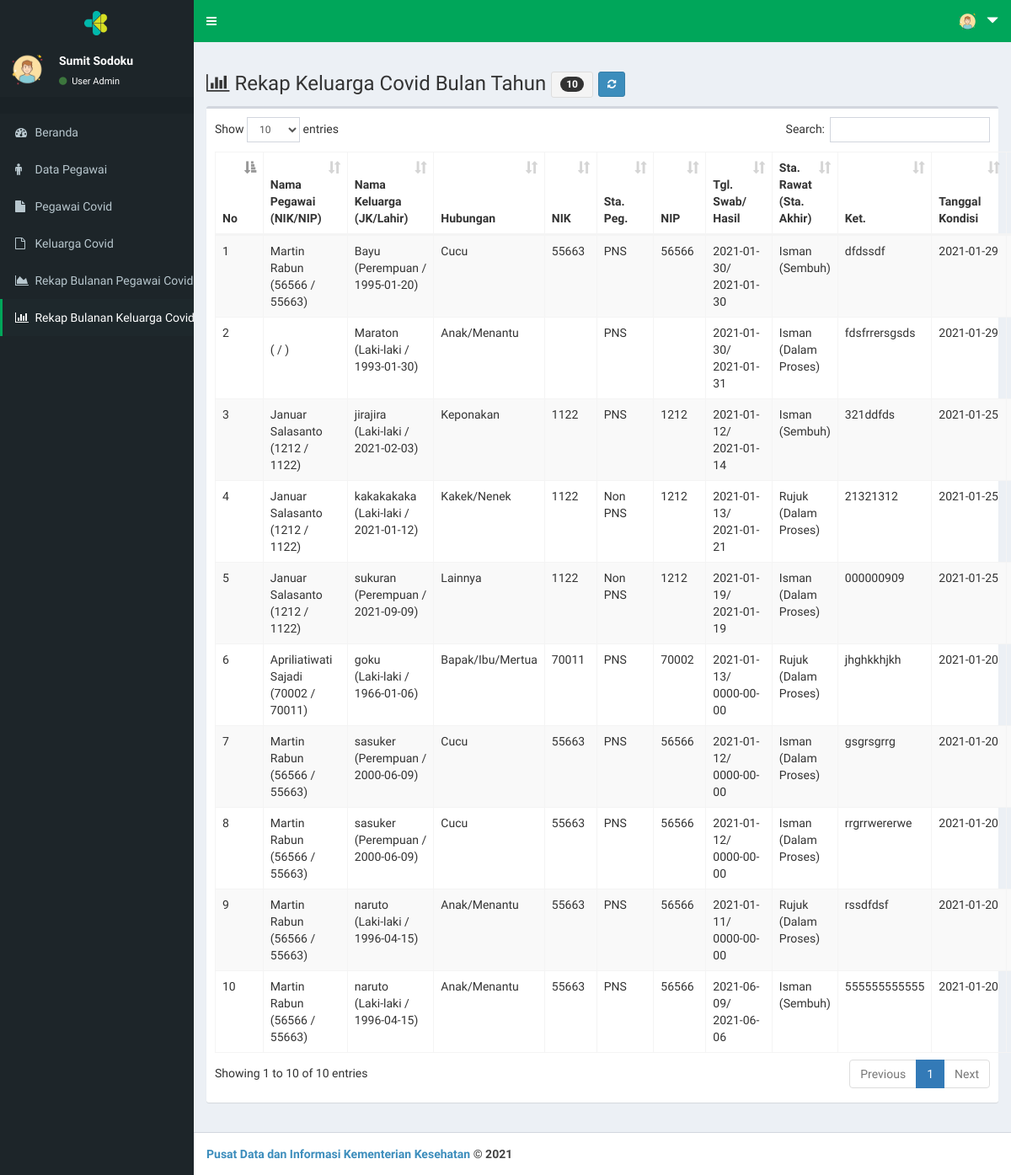
Screenshot of /page/index.php?menu=rekkel_detail&rekkel_id=8 (signed in) with the database file from the repository.
### tables this page shows
CREATE TABLE `tb_user` (
  `user_id` int(11) NOT NULL,
  `user_nama` varchar(30) NOT NULL,
  `user_email` varchar(30) NOT NULL,
  `user_telp` varchar(15) NOT NULL,
  `user_akses` enum('Super','Admin') NOT NULL,
  `user_org` varchar(100) NOT NULL,
  `user_orgsat` varchar(100) NOT NULL,
  `user_orgunit` varchar(100) NOT NULL,
  `user_name` varchar(15) NOT NULL,
  `user_pass` varchar(40) NOT NULL,
  `user_nip` varchar(20) NOT NULL,
  `user_nik` varchar(20) NOT NULL
);

CREATE TABLE `tb_kel` (
  `kel_id` int(11) NOT NULL,
  `kel_peg_id` int(11) NOT NULL,
  `kel_peg_nama` varchar(30) NOT NULL,
  `kel_peg_nip` varchar(20) NOT NULL,
  `kel_peg_nik` varchar(20) NOT NULL,
  `kel_nama` varchar(30) NOT NULL,
  `kel_jk` enum('Laki-laki','Perempuan') NOT NULL,
  `kel_hubungan` enum('Suami/Istri','Anak/Menantu','Bapak/Ibu/Mertua','Kakak/Adik','Kakek/Nenek','Cucu','Paman/Bibi','Sepupu','Keponakan','Teman','Lainnya') NOT NULL,
  `kel_tgllahir` date NOT NULL,
  `kel_nik` varchar(20) NOT NULL,
  `kel_stapeg` varchar(30) NOT NULL,
  `kel_unitkerja` varchar(40) NOT NULL,
  `kel_nip` varchar(20) NOT NULL,
  `kel_tglswab` date NOT NULL,
  `kel_tglhasil` date NOT NULL,
  `kel_starawat` enum('Isman','Rujuk') NOT NULL,
  `kel_staakhir` enum('Dalam Proses','Sembuh','Meninggal') NOT NULL,
  `kel_ket` text NOT NULL,
  `kel_tgl` date NOT NULL,
  `kel_tglinput` date NOT NULL
);

### page/rekkel_detail.php (the view, shortened to what this page needs)
<?php
  $rekkel_id = $_GET['rekkel_id'];
  $query1  = mysqli_query($koneksi,"SELECT * FROM tb_rekkel WHERE rekkel_id='$rekkel_id'");
  $data1   = mysqli_fetch_array($query1);
  $rekkel_tahun = $data1['rekkel_tahun'];
  $rekkel_bulan0 = $data1['rekkel_bulan'];
  $rekkel_bulan  = date('m',strtotime($rekkel_bulan0));
?>
<!DOCTYPE html>
<html>
<head>
</head>
<body>
    <div class="row">
    <div class="col-xs-12 col-md-12">
      <h3><span class="fa fa-bar-chart"></span>
        Rekap Keluarga Covid Bulan <?php echo $rekap_bulan0; ?> Tahun <?php echo $rekap_tahun; ?>
        <?php
          $qjumlah = mysqli_query($koneksi,"SELECT * FROM tb_kel WHERE YEAR(kel_tgl)='$rekkel_tahun'  AND  MONTH(kel_tgl)='$rekkel_bulan' ORDER BY kel_id DESC");
          $jumlah = mysqli_num_rows($qjumlah);
        ?>
        <button class="btn btn-sm btn-default"><span class="badge"><?php echo $jumlah; ?></span></button>
        <a href="?menu=rekkel_detail&rekkel_id=<?php echo $rekkel_id; ?>" class="btn btn-sm btn-primary"><span class="fa fa-refresh"></a>
    </h3>
    </div>
  </div>
  <div class="box">
        <div class="box-body">
            <table id="example1" class="table table-bordered table-striped">
              <thead>
                <tr>
                  <th>No</th>
                  <th>Nama Pegawai (NIK/NIP)</th>
                  <th>Nama Keluarga (JK/Lahir)</th>
                  <th>Hubungan</th>
                  <th>NIK</th>
                  <th>Sta. Peg.</th>
                  <th>NIP</th>
                  <th>Tgl. Swab/ Hasil</th>
                  <th>Sta. Rawat (Sta. Akhir)</th>
                  <th>Ket.</th>
                  <th>Tanggal Kondisi</th>
                  <th>Opsi</th>
                </tr>
              </thead>
              <tbody>
          <?php
              $no = 1;
              $sql = $koneksi->query("SELECT * FROM tb_kel WHERE YEAR(kel_tgl)='$rekkel_tahun'  AND  MONTH(kel_tgl)='$rekkel_bulan' ORDER BY kel_id DESC");
              while ($data=$sql->fetch_assoc()) {
          ?>
            <tr>
                <td> <?php echo $no++; ?> </td>
                <td> <?php echo $data['kel_peg_nama']; ?>
                  <br>
                  <?php echo "(".$data['kel_peg_nip']." / ".$data['kel_peg_nik'].")"    ; ?></td>
                <td> <?php echo $data['kel_nama']; ?>
                  <br>
                <?php echo "(".$data['kel_jk']." / ".$data['kel_tgllahir'].")"    ; ?></td>
                <td> <?php echo $data['kel_hubungan']; ?></td>
                <td> <?php echo $data['kel_peg_nik']; ?></td>
                <td> <?php echo $data['kel_stapeg']; ?></td>
                <td> <?php echo $data['kel_peg_nip']; ?></td>
                <td> <?php echo $data['kel_tglswab']."/"; ?>
                  <br>
                  <?php echo $data['kel_tglhasil']; ?>
                </td>
                <td> <?php echo $data['kel_starawat']; ?>
                  <br>
                  <?php echo "(".$data['kel_staakhir'].")"; ?>
                </td>
                <td> <?php echo $data['kel_ket']; ?></td>
                <td> <?php echo $data['kel_tgl']; ?></td>
                <td>
                </td>
            </tr>
              <?php
              }
          ?>
              </tbody>
          </table>
      </div>
  </div>
</body>
</html>

### page/index.php (shortened to what this page needs)
<?php
  include "../inc/koneksi.php";
  $qprofil        = mysqli_query($koneksi,"SELECT * FROM tb_user WHERE user_id='$_SESSION[userweb]'");
  $profil         = mysqli_fetch_array($qprofil);
?>
<!DOCTYPE html>
<html>
  <head>
    <link rel="stylesheet" href="../lte/bootstrap/css/bootstrap.min.css">
    <link rel="stylesheet" href="https://cdnjs.cloudflare.com/ajax/libs/font-awesome/4.5.0/css/font-awesome.min.css">
    <link rel="stylesheet" href="https://cdnjs.cloudflare.com/ajax/libs/ionicons/2.0.1/css/ionicons.min.css">
    <link rel="stylesheet" href="../lte/dist/css/AdminLTE.min.css">
    <link rel="stylesheet" href="../lte/plugins/datatables/dataTables.bootstrap.css">
    <link rel="stylesheet" href="../lte/dist/css/skins/_all-skins.css">
    <link rel="stylesheet" href="../inc/mystyle.css">
  </head>
  <body class="hold-transition skin-green">
  <div class="wrapper">
    <header class="main-header">
      <a href="" class="logo" style=" background-color: #1d2529 !important">
       <img src="kmk.png" alt="" style="width: 30px !important;">
      </a>
      <nav class="navbar  navbar-static-top" role="navigation">
        <a href="#" class="sidebar-toggle" data-toggle="offcanvas" role="button">
        </a>
      <div class="navbar-custom-menu">
        <ul class="nav navbar-nav">
          <li class="dropdown user user-menu">
            <a href="#" class="dropdown-toggle" data-toggle="dropdown">
              <img src="../lte/dist/img/m.png" class="user-image" alt="User Image">
              <span class="hidden-xs"><span class="glyphicon glyphicon-triangle-bottom"></span></span>
            </a>
          </li>
        </ul>
      </div>
    </nav>
  </header>
    <aside class="main-sidebar" style=" background-color: #1d2529 !important">
    <section class="sidebar" style="color: #ffffff !important">
      <div class="user-panel">
        <div class="pull-left image">
          <img src="../lte/dist/img/m.png" class="img-circle" alt="User Image">
        </div>
        <div class="pull-left info">
          <p><?php echo $profil['user_nama']; ?></p>
          <a href="#">
            <i class="fa fa-circle text-success"></i> User <?php echo $profil['user_akses']; ?></a>
        </div>
      </div>
      <?php
        @$menu= $_GET['menu'];
      ?>
      <ul class="sidebar-menu">
        <li class="header"></li>
        <li <?php if (
          $menu=="" ||
          $menu=="dashboard"
          ){echo "class='active'";} ?>>
            <a href="?menu=dashboard">
              <i class="fa fa-dashboard"></i>
              <span>Beranda
              </span>
            </a>
        </li>
<?php if($profil['user_akses']!='Umum'){ ?>
        <li <?php if (
          $menu=="peg_data" ||
          $menu=="peg_tambah" ||
          $menu=="peg_edit" ||
          $menu=="peg_hapus"||
          $menu=="peg_hapus_semua"||
          $menu=="kon_data"||
          $menu=="kon_edit"||
          $menu=="kon_tambah"||
          $menu=="kel_data"||
          $menu=="kel_edit"||
          $menu=="kel_tambah"||
          $menu=="kel_tambah_lama"||
          $menu=="kel_identitas"||
          $menu=="kel_identitas_edit"||
          $menu=="kel_identitas_hapus"
          ){echo "class='active'";} ?>>
            <a href="?menu=peg_data">
              <i class="fa fa-male"></i>
              <span>Data Pegawai
              </span>
            </a>
        </li>
        <li <?php if (
          $menu=="vkon_data"||
          $menu=="vkon_tambah"||
          $menu=="vkon_hapus"
          ){echo "class='active'";} ?>>
            <a href="?menu=vkon_data">
              <i class="fa fa-file"></i>
              <span>Pegawai Covid
              </span>
            </a>
        </li>
        <li <?php if (
          $menu=="vkel_data"||
          $menu=="vkel_tambah"||
          $menu=="vkel_hapus"
          ){echo "class='active'";} ?>>
            <a href="?menu=vkel_data">
              <i class="fa fa-file-o"></i>
              <span>Keluarga Covid
              </span>
            </a>
        </li>
        <li <?php if (
          $menu=="rekkon_data"||
          $menu=="rekkon_rekap"||
          $menu=="rekkon_detail"
          ){echo "class='active'";} ?>>
            <a href="?menu=rekkon_data">
              <i class="fa fa-area-chart"></i>
              <span>Rekap Bulanan Pegawai Covid
              </span>
            </a>
        </li>
        <li <?php if (
          $menu=="rekkel_data"||
          $menu=="rekkel_rekap"||
          $menu=="rekkel_detail"
          ){echo "class='active'";} ?>>
            <a href="?menu=rekkel_data">
              <i class="fa fa-bar-chart"></i>
              <span>Rekap Bulanan Keluarga Covid
              </span>
            </a>
        </li>
<?php } ?>
      </ul>
    </section>
  </aside>
  <div class="content-wrapper">
    <section class="content">
      <?php
        switch($_GET['menu']){
          case 'rekkel_detail':
          include "rekkel_detail.php";
          break;
                ?>
                <?php
        }
      ?>
    </section>
  </div>
  <footer class="main-footer">
    <strong><a href="">Pusat Data dan Informasi Kementerian Kesehatan</a> &copy; 2021 </a>
  </footer>
</div>
</body>
</html>

### rows the page displays
tb_user: user_nama "Sumit Sodoku", user_akses "Admin"
tb_kel: kel_peg_nama "Martin Rabun", kel_peg_nip "56566", kel_peg_nik "55663", kel_nama "Bayu", kel_jk "Perempuan", kel_tgllahir "1995-01-20", kel_hubungan "Cucu", kel_stapeg "PNS", kel_tglswab "2021-01-30", kel_tglhasil "2021-01-30", kel_starawat "Isman", kel_staakhir "Sembuh", kel_ket "dfdssdf", kel_tgl "2021-01-29"
tb_kel: kel_nama "Maraton", kel_jk "Laki-laki", kel_tgllahir "1993-01-30", kel_hubungan "Anak/Menantu", kel_stapeg "PNS", kel_tglswab "2021-01-30", kel_tglhasil "2021-01-31", kel_starawat "Isman", kel_staakhir "Dalam Proses", kel_ket "fdsfrrersgsds", kel_tgl "2021-01-29"
tb_kel: kel_peg_nama "Januar Salasanto", kel_peg_nip "1212", kel_peg_nik "1122", kel_nama "jirajira", kel_jk "Laki-laki", kel_tgllahir "2021-02-03", kel_hubungan "Keponakan", kel_stapeg "PNS", kel_tglswab "2021-01-12", kel_tglhasil "2021-01-14", kel_starawat "Isman", kel_staakhir "Sembuh", kel_ket "321ddfds", kel_tgl "2021-01-25"
tb_kel: kel_peg_nama "Januar Salasanto", kel_peg_nip "1212", kel_peg_nik "1122", kel_nama "kakakakaka", kel_jk "Laki-laki", kel_tgllahir "2021-01-12", kel_hubungan "Kakek/Nenek", kel_stapeg "Non PNS", kel_tglswab "2021-01-13", kel_tglhasil "2021-01-21", kel_starawat "Rujuk", kel_staakhir "Dalam Proses", kel_ket "21321312", kel_tgl "2021-01-25"
tb_kel: kel_peg_nama "Januar Salasanto", kel_peg_nip "1212", kel_peg_nik "1122", kel_nama "sukuran", kel_jk "Perempuan", kel_tgllahir "2021-09-09", kel_hubungan "Lainnya", kel_stapeg "Non PNS", kel_tglswab "2021-01-19", kel_tglhasil "2021-01-19", kel_starawat "Isman", kel_staakhir "Dalam Proses", kel_ket "000000909", kel_tgl "2021-01-25"
tb_kel: kel_peg_nama "Apriliatiwati Sajadi", kel_peg_nip "70002", kel_peg_nik "70011", kel_nama "goku", kel_jk "Laki-laki", kel_tgllahir "1966-01-06", kel_hubungan "Bapak/Ibu/Mertua", kel_stapeg "PNS", kel_tglswab "2021-01-13", kel_tglhasil "0000-00-00", kel_starawat "Rujuk", kel_staakhir "Dalam Proses", kel_ket "jhghkkhjkh", kel_tgl "2021-01-20"
tb_kel: kel_peg_nama "Martin Rabun", kel_peg_nip "56566", kel_peg_nik "55663", kel_nama "sasuker", kel_jk "Perempuan", kel_tgllahir "2000-06-09", kel_hubungan "Cucu", kel_stapeg "PNS", kel_tglswab "2021-01-12", kel_tglhasil "0000-00-00", kel_starawat "Isman", kel_staakhir "Dalam Proses", kel_ket "gsgrsgrrg", kel_tgl "2021-01-20"
tb_kel: kel_peg_nama "Martin Rabun", kel_peg_nip "56566", kel_peg_nik "55663", kel_nama "sasuker", kel_jk "Perempuan", kel_tgllahir "2000-06-09", kel_hubungan "Cucu", kel_stapeg "PNS", kel_tglswab "2021-01-12", kel_tglhasil "0000-00-00", kel_starawat "Isman", kel_staakhir "Dalam Proses", kel_ket "rrgrrwererwe", kel_tgl "2021-01-20"
tb_kel: kel_peg_nama "Martin Rabun", kel_peg_nip "56566", kel_peg_nik "55663", kel_nama "naruto", kel_jk "Laki-laki", kel_tgllahir "1996-04-15", kel_hubungan "Anak/Menantu", kel_stapeg "PNS", kel_tglswab "2021-01-11", kel_tglhasil "0000-00-00", kel_starawat "Rujuk", kel_staakhir "Dalam Proses", kel_ket "rssdfdsf", kel_tgl "2021-01-20"
tb_kel: kel_peg_nama "Martin Rabun", kel_peg_nip "56566", kel_peg_nik "55663", kel_nama "naruto", kel_jk "Laki-laki", kel_tgllahir "1996-04-15", kel_hubungan "Anak/Menantu", kel_stapeg "PNS", kel_tglswab "2021-06-09", kel_tglhasil "2021-06-06", kel_starawat "Isman", kel_staakhir "Sembuh", kel_ket "555555555555", kel_tgl "2021-01-20"

### other values shown
$jumlah "10"
